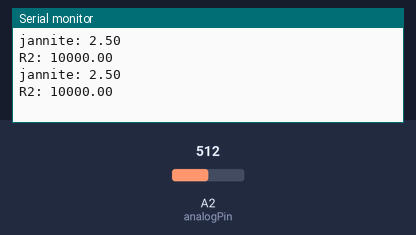
Bench run of a sketch on a simulated Arduino Uno, built with avr-gcc and run on an emulated ATmega328P. Shown: the last lines printed to the serial monitor. The test bench sets the inputs (shaded band); at power-on: A2 (analogPin) = 512.

Above: at 1.8 s.
1.9 s: A2 (analogPin) set to 716
At 2.8 s:
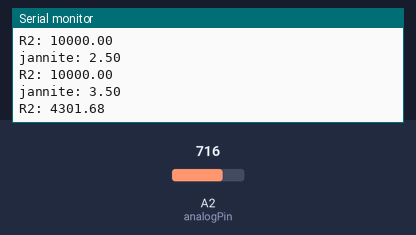
3.4 s: A2 (analogPin) set to 900
At 4.8 s:
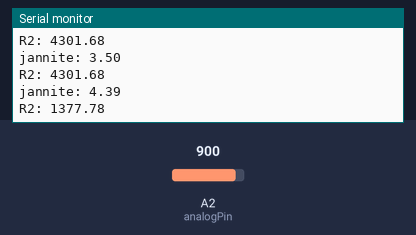
Timing chart, 0 to 6.4 s (numbered marks = the images above; inputs shaded):
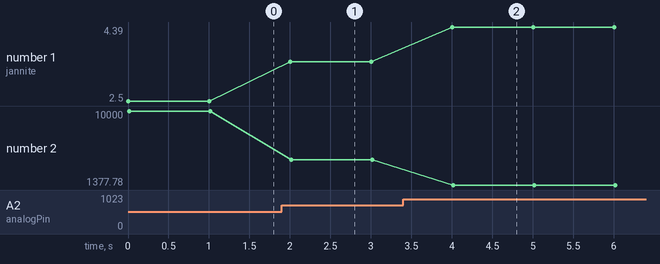

The sketch:

vastuslaskenta.ino
```cpp
int analogPin = A2;
int arvo = 0;
int luku = 5;
float jannite = 0;
float tunnettuVastus = 10000;
float vastus2 = 0;
float buffer = 0;

void setup(){
Serial.begin(9600);
}

void loop(){
  arvo = analogRead(analogPin);
  if(arvo){
    buffer = arvo * luku;
    jannite = (buffer)/1024.0;
    buffer = (luku/jannite) - 1;
    vastus2= tunnettuVastus * buffer;
    Serial.print("jannite: ");
    Serial.println(jannite);
    Serial.print("R2: ");
    Serial.println(vastus2);
    delay(1000);
  }
}
```

Measured:
- after the input at 1.9 s, the serial monitor: prints a new line after 0.10 s (image 1)
- after the input at 3.4 s, the serial monitor: prints a new line after 0.61 s (image 2)
- plotted number 1: 2.5 → 3.5 after the input at 1.9 s, 3.5 → 4.39 after the input at 3.4 s
- plotted number 2: 10000 → 4301.68 after the input at 1.9 s, 4301.68 → 1377.78 after the input at 3.4 s
